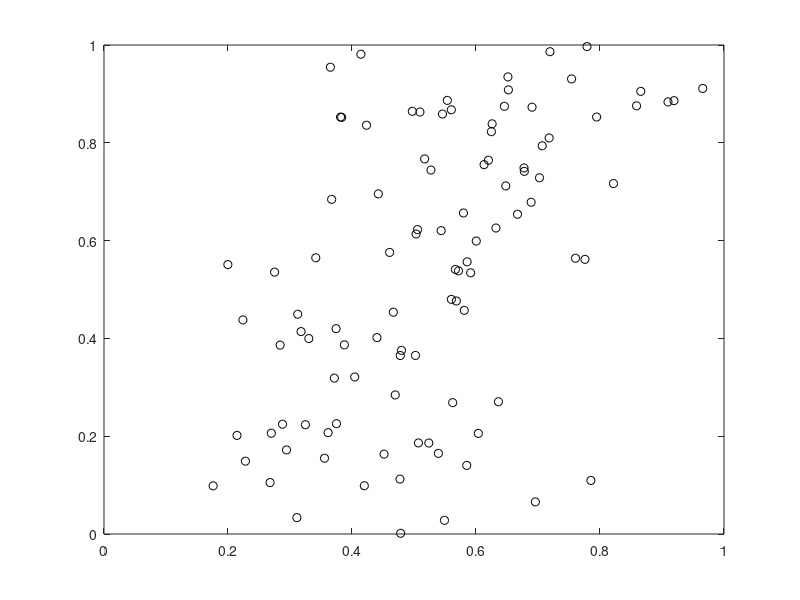
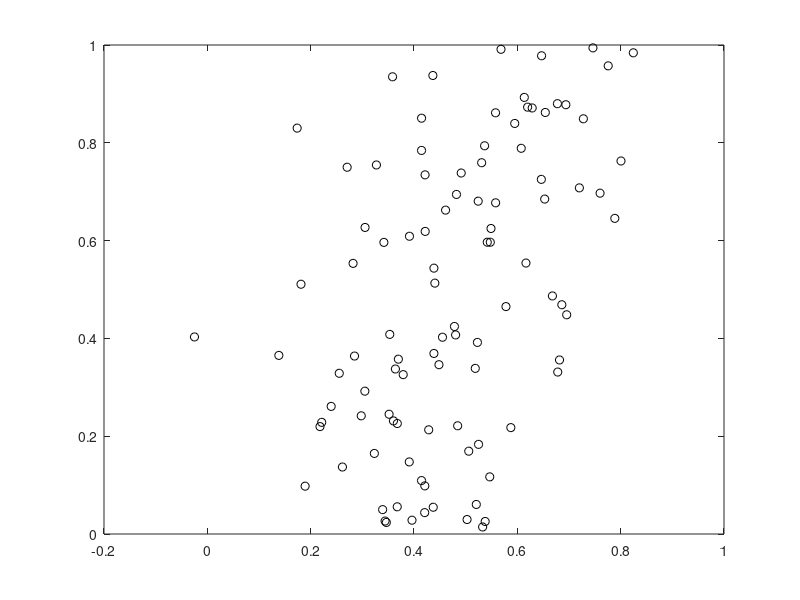
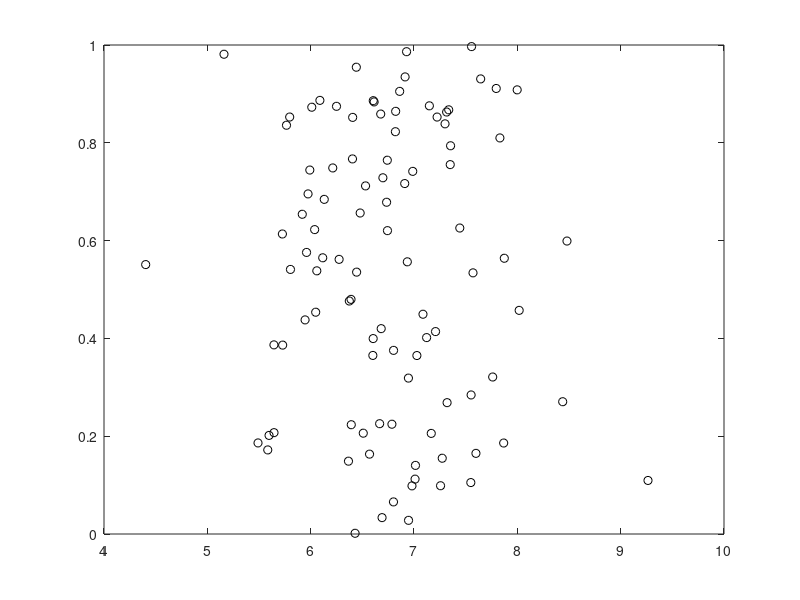
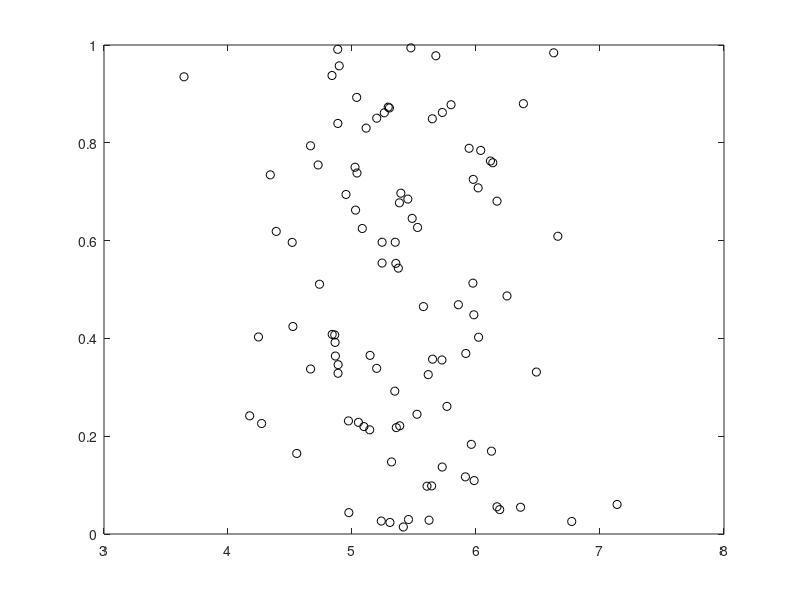

Reproduce these figures in MATLAB, in order.
%% The dot product as a measure of similarity and it's relationship to the cos and angle between vectors
% ----------------------------------------------------------------------

x = [1/2^.5 1/2^.5 1/2^.5]; y = [1/2^.5 1/2^.5 1/2^.5]'; x*y

% dot product is proportional to cos(theta), where theta is angle between them
% it is cos(theta) * length of both vectors
cos(0)
cos(0) * norm(x) * norm(y)

cos(0) * norm(x) * norm(y)
x = rand(10, 1)'; y = rand(1, 10)'; x*y
cos(0) * norm(x) * norm(y)
x*y ./ norm(x) * norm(y)
x*y ./ (norm(x) * norm(y))
help cos
acos(x*y ./ (norm(x) * norm(y)))

acos(.9)*180/pi % in degrees


% norm is the sqrt(x'*x), the dot product with itself, the length of the vector

% x*y = cos(theta) * norm(x)*norm(y)

% cos(theta) = x*y / (norm(x)*norm(y))

% if norm(x)=norm(y)=1
% cos(theta)=x*y
% cos(theta)~x*y


%% Simulate a standard multiple regression model and solve several ways
% ----------------------------------------------------------------------

y = randn(100, 1);
X = randn(100, 5);
X(:, end+1) = 1;

% Standard regression equation with matrix inverse
b1 = inv(X'*X) * X' * y;

% Pseudoinverse
b2 = pinv(X) * y;

% Matrix left division formulation
b3 = X'*X \ X' * y;

% Matrix right division formulation

b4 = ((X' * y)' / (X' * X))';

b5 = X\y;

disp('These are all identical when the matrix X''*X is full-rank (well conditioned)')
disp('And regressors are therefore independent, model is identified')
[b1 b2 b3 b4 b5]


% help slash
%  Matrix division.
%   \   Backslash or left division.
%       A\B is the matrix division of A into B, which is roughly the
%       same as INV(A)*B , except it is computed in a different way.
%       If A is an N-by-N matrix and B is a column vector with N
%       components, or a matrix with several such columns, then
%       X = A\B is the solution to the equation A*X = B. A warning
%       message is printed if A is badly scaled or nearly 
%       singular.  A\EYE(SIZE(A)) produces the inverse of A.
%  
%       If A is an M-by-N matrix with M < or > N and B is a column
%       vector with M components, or a matrix with several such columns,
%       then X = A\B is the solution in the least squares sense to the
%       under- or overdetermined system of equations A*X = B. The
%       effective rank, K, of A is determined from the QR decomposition
%       with pivoting. A solution X is computed which has at most K
%       nonzero components per column. If K < N this will usually not
%       be the same solution as PINV(A)*B.  A\EYE(SIZE(A)) produces a
%       generalized inverse of A.

%   /   Slash or right division.
%       B/A is the matrix division of A into B, which is roughly the
%       same as B*INV(A) , except it is computed in a different way.
%       More precisely, B/A = (A'\B')'. See \.
 
% There may be a typo here (Matlab 2018)?
%  B/A is the matrix division of A into B is the same as A\B?
% A\B should be division

% See:
% https://tutorial45.com/matrix-division-matlab/

% For AX = B
% left-multiply both sides by inv(A)
% inv(A)*X = inv(A)*B
% X = inv(A)*B
% X = A\B

%% For PLS
% Notation as in Wold 2001
% Y is matrix of outcomes, T is latent scores on X
%
% For PLS, we want
% YV = T
% where Y is obs x voxels region Y, V is Y-weights, T is obs x k components X-scores
% that is: Y-voxels * Y-pattern weights (V) yields latent scores related to X (T)
% so the solution is:
% V = Y\T
%
% From PLS equations, by analogy with W (X-weights), v could be:
% v = Y't / t't
% or
% V = Y'T / T'T
% so, is this equivalent to Y\T above? :
% B/A = (A'\B')'
% % write Y\T as forward (right) division:
% V = (T' / Y')'
% This is not the same as  V = Y'T / T'T
%
% What is  V = Y'T / T'T doing?
% Regressing Y on X gives betas b = X'*X \ X' * y;
% So this is A\B, with A = X'*X and B = X'*y
%
% Write V = Y'T / T'T as a \ (left-divide) equation:
% B/A = (A'\B')'
% so:
%  Y'T / T'T = ( (T'T)' \ (Y'T)' )'
%
% This is of the form A = X'*X and B = X'*y
% b4 = ((X' * y)' / (X'*X))';
% V is a series of weights or betas...
% So it is a regression...
% ...but predictors (X) are T! 
%
% Would be like:
% ( (X'*X)' \ (Y'*X)' )'
%
% So V = Y'T / T'T is using T as a set of predictors (?)
% It is num Y-cols x num T-cols
% 

% T'T is symmetric, so:
%  Y'T / T'T = ( (T'T) \ (Y'T)' )'

% B = Y't
% A = t't
% B/A = (t't)' \ (Y't)')'
% t't is symmetric, so:
% B/A = (t't \ (Y't)')'
% B/A = (t't \ (t'Y))'
% B/A = (t'Y)' \ t't)

T = rand(100, 2);
Y = rand(100, 30);
V = Y\T;             % 30 x 2 matrix with 2 pattern weights across Y voxels

% write as forward (right) division:
V2 = (T' / Y')';

% these are the same:
[V V2]

% Now try the version inspired by W in PLS:
% But this uses T as predictors of Y...not the other way around
V3 = Y'*T / (T'*T);

V4 = ( (T'*T)' \ (Y'*T)' )';

% these are the same:
[V3 V4]

% They are all the same size, Y-voxels x T-components.

% Does Y*V = T ?
tmp = [Y * V T];
figure; plot(tmp(:, 1), tmp(:, 3), 'ko');
figure; plot(tmp(:, 2), tmp(:, 4), 'ko');

tmp = [Y * V3 T];
figure; plot(tmp(:, 1), tmp(:, 3), 'ko');
figure; plot(tmp(:, 2), tmp(:, 4), 'ko');

% V is a series of weights or betas...
V5 = (T' * Y / (Y'*Y))';

% Re-do and check for differences
V = Y\T;             % 30 x 2 matrix with 2 pattern weights across Y voxels
V5 = (T' * Y / (Y'*Y))';
any(abs(V - V5) > 0.00000001)

% in sum...PLS patterns for Y
% --------------------------------------------------------------------------
T = rand(100, 2);
Y = rand(100, 30);

% V is a series of weights or betas, mapping Y voxels onto latent
% components of X (T) -- which, through PLS, have been optimized to covary with
% latent components of Y (U). Each column of V is a pattern across Y voxels
% such that YV is as close to T as possible using the columns of Y. 
% The first column of V is a pattern map projecting onto the first column
% of T (component 1), the second col. of V maps to the second col. of V
% (component 2), etc. 
% 
% The solution to YV = T + E (E = error)
% a 30 x 2 matrix with 2 pattern weights across Y voxels
% The same as regressing T (outcomes) on Y (predictors)
V = Y\T;         % This formulation is preferred - most stable
% The same as regression betas mapping Y (predictors) to T (outcomes):
V_rep = ( T' * Y / (Y' * Y) )';
any(abs(V - V_rep) > 0.00000001)
% Show again using another, more familiar form for regression:
V_rep2 = inv(Y'*Y)*Y'*T;
any(abs(V - V_rep2) > 0.00000001)

% This will be stable only if there are more observations than Y voxels!
% If not, we need to use kernel-form regression, or pinv() to stabilize the
% regression. So pinv offers a more general solution.
V_rep3 = pinv(Y) * T;
any(abs(V - V_rep3) > 0.00000001)

% So, at the end of the day, our latent patterns should be:
% W = pinv(X) * U;
% V = pinv(Y) * T;

%% Relationship with Eigenvectors:
% X = A\B is the solution to the equation A*X = B.

% Eigenvectors find w such that:
% A*v = lambda*v
% to be continued...

%% Simulate a non-identified multiple regression model and solve several ways
% ----------------------------------------------------------------------

y = randn(100, 1);
X = randn(100, 5);
X(:, 4) = .5 * X(:, 2) + .5 * X(:, 3);
X(:, end+1) = 1;

disp('Standard regression equation with matrix inverse')
b1 = inv(X'*X) * X' * y;

disp('Pseudoinverse')
b2 = pinv(X) * y;

disp('Matrix division formulation')
b3 = X'*X \ X' * y;

b4 = X\y;

disp('When regressors 2, 3, and 4 are linearly dependent, all models')
disp('give different parameter estimates for these 3 non-identified parameters')
disp('But the same estimates for parameters that are identified.')
[b1 b2 b3 b4]

disp('Only the pseudoinverse gives a stable solution')

%% Simulate a well-conditioned multivariate X, multivariate Y case
% ----------------------------------------------------------------------

Y = randn(100, 2);
X = randn(100, 5);
X(:, end+1) = 1;

% Standard regression equation with matrix inverse
b1 = inv(X'*X) * X' * Y;

% Pseudoinverse
b2 = pinv(X) * Y;

% Matrix division formulation
b3 = X'*X \ X' * Y;

b1_1 = inv(X'*X) * X' * Y(:, 1);

disp('Param estimates all identical when the matrix X''*X is full-rank (well conditioned)')
disp('Here, each model has 2 columns of parameter estimates:')
[b1 b2 b3]

disp('And identical when estimating columns of Y separately or in the same model')
[b1(:, 1) b1_1]

disp('Regression projects each column of Y onto the model space spanned by the columns of X')

%% Calculation Speed

Y = randn(100, 2);
X = randn(100, 5);
X(:, end+1) = 1;

disp('Standard regression equation with matrix inverse')
tic, for i = 1:10000, b1 = inv(X'*X) * X' * Y; end, toc

disp('Pseudoinverse')
tic, for i = 1:10000, b2 = pinv(X) * Y; end, toc

disp('Matrix division formulation')
tic, for i = 1:10000, b3 = X'*X \ X' * Y; end, toc

disp('Speed may vary with size of matrices.')

%% Matrix rotation interpretation

% There is a matrix rotation interpretation as well.
% R*v is a rotation where the vector v is rotated (and dilated, sheared)
% by the matrix R.

% y-hat = X*b = Hat matrix (H) * y
% So the hat matrix H defines the rotation of y
% H is idempotent (length 1) so it rotates.

y = randn(100, 1);
X = randn(100, 5);
X(:, end+1) = 1;

H =  X * (X'*X \ X');

% H is the hat matrix because it produces the fitted values (y-hats).
% H is also called the influence matrix.

norm(H)


%% Kernel-form regression and pseudoinverse


